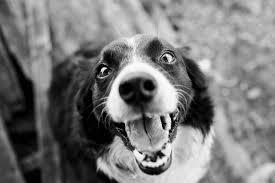
#> input picture CS 484 - Computer Vision/HW1/assignment/images/convolution_freq_domain.jpg, 275 x 183 px, found by its file name
$ python Convolution_2.py
#> lines starting #> are read from the running program, lines starting #| are printed output that depends on the picture
import numpy as np
import matplotlib.pyplot as plt

# Load the grayscale images
image_path = "/Users/handeeryilmaz/Downloads/HW1/images/convolution_freq_domain.jpg"

image = plt.imread(image_path)
#> image is the input picture: shape (183, 275); min 0, max 255, mean 120.7
if image.ndim == 3:  # Convert to grayscale if the image is RGB
    image = np.mean(image[:, :, :3], axis=2)

# Step 1: Transform the image to the frequency domain using FFT
freq_domain = np.fft.fft2(image)
freq_domain_shifted = np.fft.fftshift(freq_domain)  # Shift the zero frequency to the center

# Step 2: Design a Gaussian low-pass filter
def gaussian_low_pass_filter(shape, cutoff):
    rows, cols = shape
    center_row, center_col = rows // 2, cols // 2
    y, x = np.ogrid[:rows, :cols]
    distance = np.sqrt((x - center_col)**2 + (y - center_row)**2)
    filter_mask = np.exp(-(distance**2) / (2 * (cutoff**2)))
    return filter_mask

cutoff_frequency = 30  # Adjust this cutoff value for more or less blurring
gaussian_filter = gaussian_low_pass_filter(image.shape, cutoff_frequency)

# Step 3: Apply the Gaussian filter in the frequency domain
filtered_freq_domain = freq_domain_shifted * gaussian_filter

# Step 4: Transform the result back to the spatial domain
filtered_freq_domain_shifted = np.fft.ifftshift(filtered_freq_domain)  # Inverse shift
filtered_image = np.fft.ifft2(filtered_freq_domain_shifted)
filtered_image = np.abs(filtered_image)  # Take the magnitude for the real part of the result
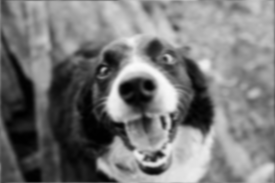
#> filtered_image: shape (183, 275) float64; min 0.507, max 249.2, mean 120.7

# Display the original and filtered images
fig, ax = plt.subplots(1, 2, figsize=(12, 6))

ax[0].imshow(image, cmap="gray")
ax[0].set_title("Original Image")

ax[1].imshow(filtered_image, cmap="gray")
ax[1].set_title("Filtered Image (Low-pass Gaussian)")
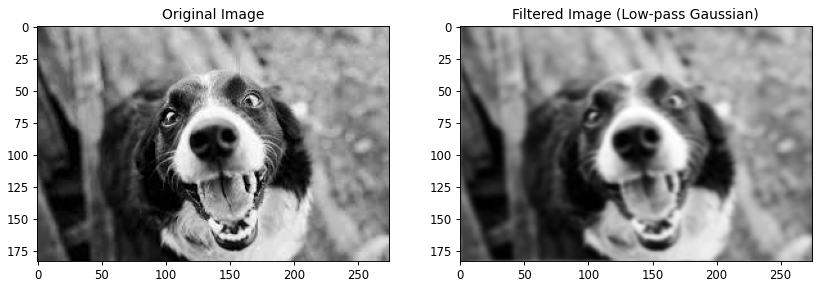
#> figure drawn by matplotlib, 2 panels

$ run again, with CS 484 - Computer Vision/HW1/assignment/images/convolution_spatial_domain.jpg copied over CS 484 - Computer Vision/HW1/assignment/images/convolution_freq_domain.jpg
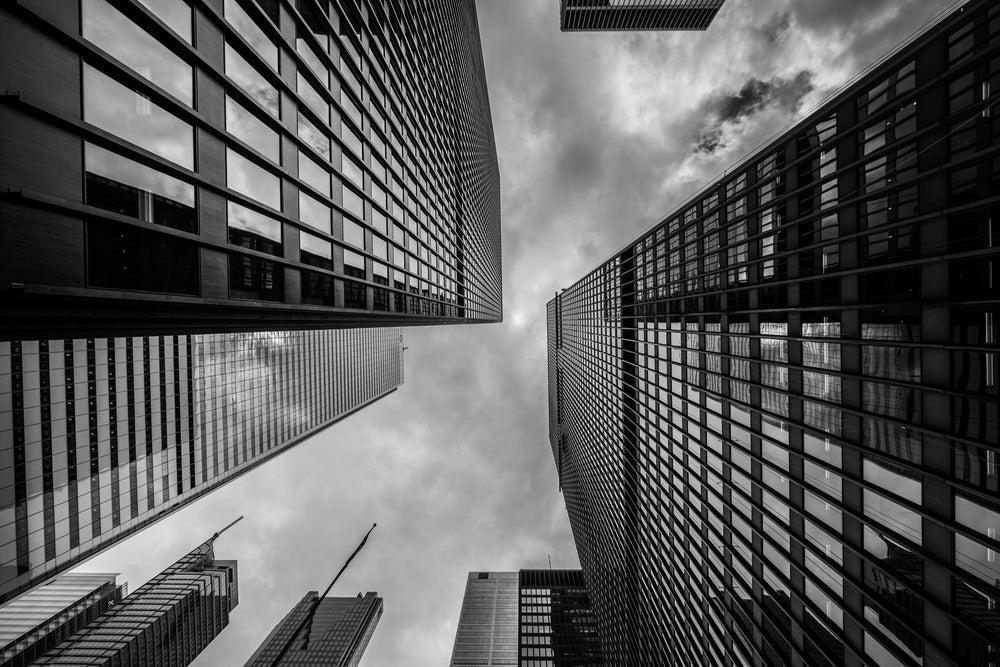
#> input picture CS 484 - Computer Vision/HW1/assignment/images/convolution_spatial_domain.jpg, 1000 x 667 px, found by its file name
#> image is the input picture: shape (667, 1000); min 0, max 255, mean 89.3
#> `filtered_image = np.abs(filtered_image)`:
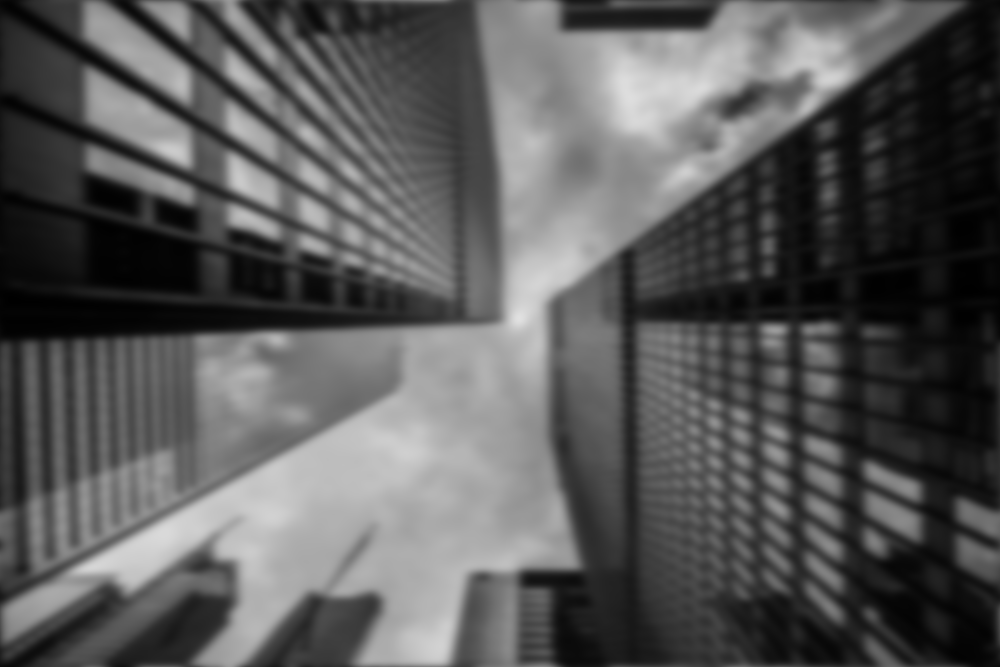
#> filtered_image: shape (667, 1000) float64; min 0.543, max 225.2, mean 89.3
#> `ax[1].set_title("Filtered Image (Low-pass Gaussian)")`:
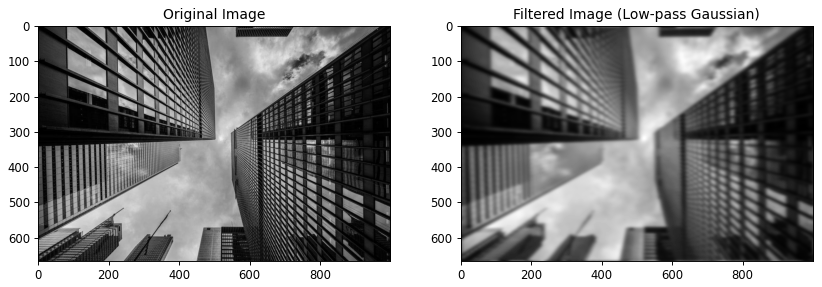
#> figure drawn by matplotlib, 2 panels

$ run again, with CS 484 - Computer Vision/HW1/assignment/images/hist1.jpg copied over CS 484 - Computer Vision/HW1/assignment/images/convolution_freq_domain.jpg
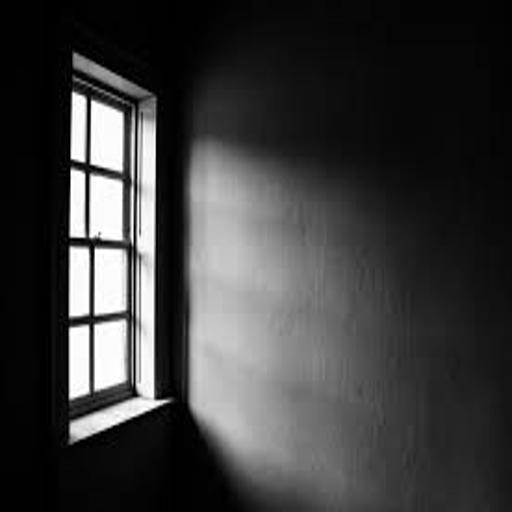
#> input picture CS 484 - Computer Vision/HW1/assignment/images/hist1.jpg, 512 x 512 px, found by its file name
#> image is the input picture: shape (512, 512); min 0, max 255, mean 59.7
#> `filtered_image = np.abs(filtered_image)`:
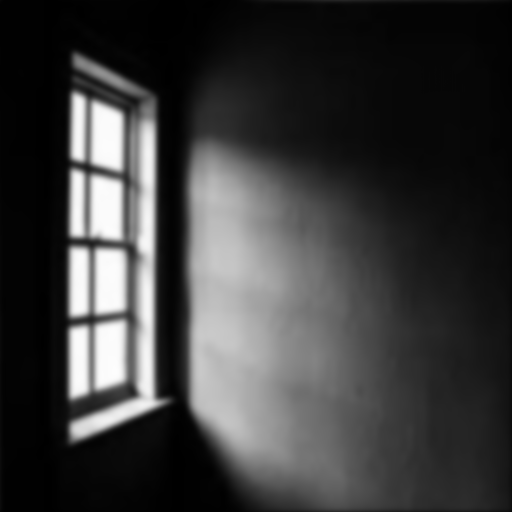
#> filtered_image: shape (512, 512) float64; min 0.00898, max 253.4, mean 59.7
#> `ax[1].set_title("Filtered Image (Low-pass Gaussian)")`:
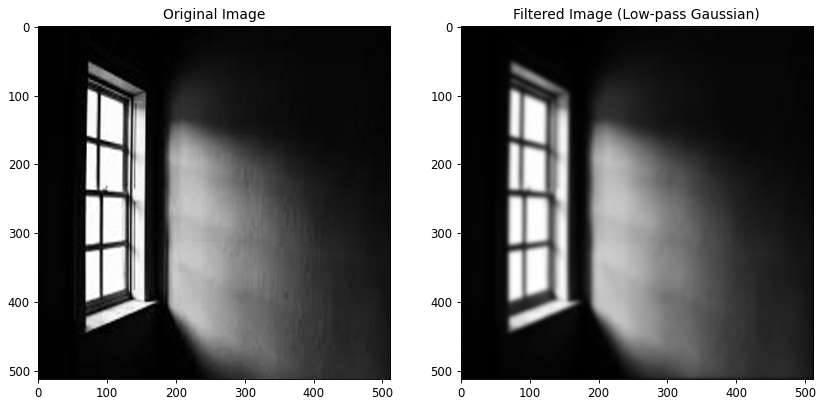
#> figure drawn by matplotlib, 2 panels
